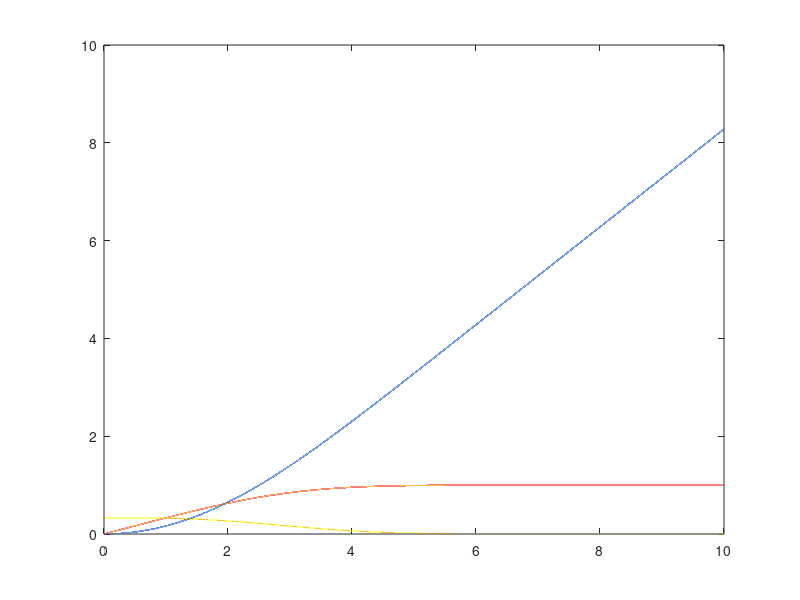

Source code (MATLAB):
clear all
close all
clc

% ODE => { f '= g ; g = h ; -0.5*f*h }  , here η is independent variable
% initial condition f(0) = 0 , g(0) = 0 , h(0) = ? such that g(∞) = 1 ; 
% we find h(0) by obtaining improved values of h(0) that minimises the
% error g(∞)-1 to 0 
% η is of the order y/δ(x) so η_max = ∞ (10)
%% solve ODE-IVP  
tic;
eta_0 = 0;
eta_max = 10;
f0 = 0;
g0 = 0;
h0 = [0.1 1];
d_eta_Euler = 0.0001; % #0.2 not working for a good accuracy with Euler's Method, so i have choosen a low step value 
N = (eta_max - eta_0)/ d_eta_Euler;
err= 1;
%% Initializing solution
eta = eta_0 : d_eta_Euler : eta_max;
while err >10^-6
for j = 1:2      % f = F(N+1,1) ; g = F(N+1,2) ; h = F(N+1,3) ;
F(1,:) = [f0 g0 h0(j)];
%% Euler's Method
for i = 1:N
    F(i+1,:) = [  F(i,1)+F(i,2)*d_eta_Euler   F(i,2)+F(i,3)*d_eta_Euler    F(i,3)-F(i,1)*F(i,3)*d_eta_Euler*0.5 ];
end
g_inf(j) = F(end,2);
end
[err,index] = max(abs(1- g_inf));
h0_new= h0(2)+(diff(h0)/diff(g_inf))*(1-g_inf(2)); %interpolated value of h0
h0(index) = h0_new;
end
%% plotting
f1= figure; 
 plot(eta',F,'LineWidth',1);
 toc;